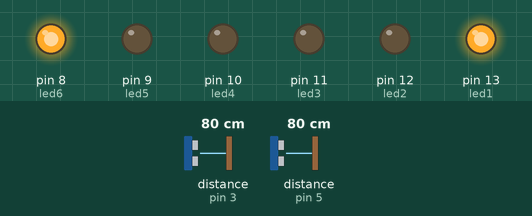
Simulated run of this sketch. Board: Arduino Uno, built with avr-gcc and run on an emulated ATmega328P. Shown: output pins drawn as LEDs (lit = HIGH). Wiring (inferred from the names in the program): 2 × ultrasonic range finder: trigger pin 2, echo pin 3 / trigger pin 4, echo pin 5. The test bench sets the inputs (shaded band); at power-on: distance to the obstacle (sensors on pin 3, pin 5) 80 cm. The echo pulse lasts 58.3 µs per cm; pins used as bus, display or sensor lines are not drawn.

Above: at 1.2 s.
1.3 s: distance to the obstacle (sensor on pin 3) set to 39 cm
2.8 s: distance to the obstacle (sensor on pin 3) set to 31 cm
At 3.6 s:
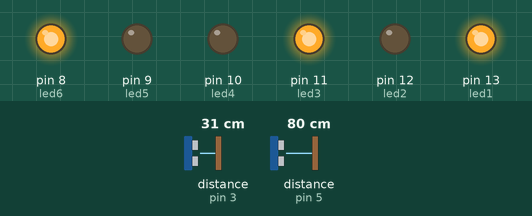
4.3 s: distance to the obstacle (sensor on pin 5) set to 38 cm
5.8 s: distance to the obstacle (sensor on pin 5) set to 31 cm
At 6.4 s:
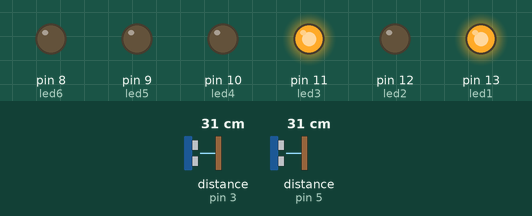
7.3 s: distance to the obstacle (sensor on pin 3) set to 20 cm
8.8 s: distance to the obstacle (sensor on pin 3) set to 15 cm
At 9.8 s:
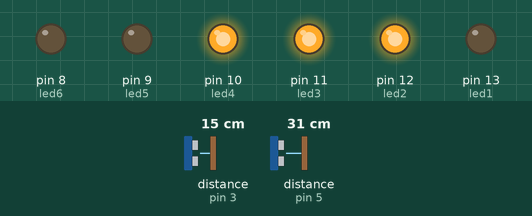
Timing chart, 0 to 11.3 s (numbered marks = the images above; inputs shaded):
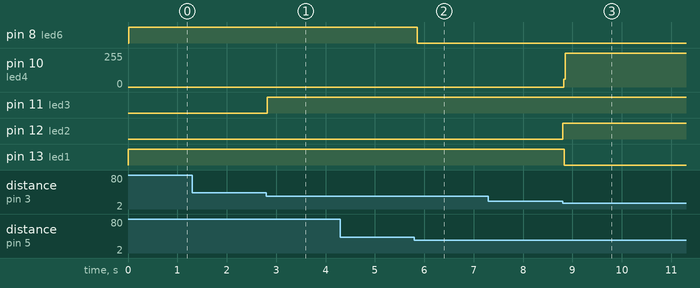

Measured:
- the behaviour switches between 35 and 34 cm on distance to the obstacle (sensor on pin 3) (found by bisection; images 0 and 1)
- the behaviour switches between 35 and 34 cm on distance to the obstacle (sensor on pin 5) (found by bisection; images 1 and 2)
- the behaviour switches between 18 and 17 cm on distance to the obstacle (sensor on pin 3) (found by bisection; images 2 and 3)
- after the input at 1.3 s, every drawn part: stays the same
- after the input at 2.8 s, pin 11 (led3): LOW → HIGH at once
- after the input at 4.3 s, every drawn part: stays the same
- after the input at 5.8 s, pin 8 (led6): HIGH → LOW after 0.06 s
- after the input at 7.3 s, every drawn part: stays the same
- after the input at 8.8 s, pin 10 (led4): 0/255 → 255/255 at once; pin 12 (led2): LOW → HIGH at once; pin 13 (led1): HIGH → LOW at once

The sketch:

CODE.ino
```cpp
int trigPin1 =2;
int echoPin1 =3;
int trigPin2 =4;
int echoPin2 =5;
int led1 =13;
int led2 =12;
int led3=11;
int led4=10;
int led5=9;
int led6=8;
void setup()
{
  Serial.begin(9600);
   pinMode(led1, OUTPUT);
   pinMode(led2,OUTPUT);
   pinMode(led3,OUTPUT);
   pinMode(led4,OUTPUT);
   pinMode(led5,OUTPUT);
   pinMode(led6,OUTPUT);
   pinMode(trigPin1, OUTPUT);
  pinMode(echoPin1, INPUT);
  pinMode(trigPin2,OUTPUT);
  pinMode(echoPin2,INPUT);
}
int ca=0;
int da=0;
int cb=0;
int db=0;
long calc(int trigpin,int echopin)
{
    long duration, d;
  digitalWrite(trigpin,HIGH);
  delayMicroseconds(1000);
  digitalWrite(trigpin, LOW);
  duration=pulseIn(echopin, HIGH);
  d =(duration/2)/29.1;
  return(d);
}
void loop()
{
  int d1;
 int d2;
 d1=calc(2,3);

  digitalWrite(led1,HIGH);
if((d1<16.5)&&(d1>0))
{
   digitalWrite(led2,HIGH);
  digitalWrite(led1,LOW);
  ca++;
  }
  if(ca>0)
  digitalWrite(led1,LOW);
  d2=calc(4,5);
   digitalWrite(led6,HIGH);
  if((d2>=16.5)&&(d2<34))
{
  digitalWrite(led6,LOW);
  digitalWrite(led4,HIGH);
  da++;
  }
  if(da>0)
  digitalWrite(led6,LOW);
  // For SECOND OF BOTH THE TRACKS
  if((d1>=16.5)&&(d1<34))
{
  digitalWrite(led4,LOW);
  digitalWrite(led3,HIGH);
  db++;
}

if((d2<16.5)&&(d2>0))
{
   digitalWrite(led5,HIGH);
  digitalWrite(led2,LOW);
  cb++;
}
}
```
